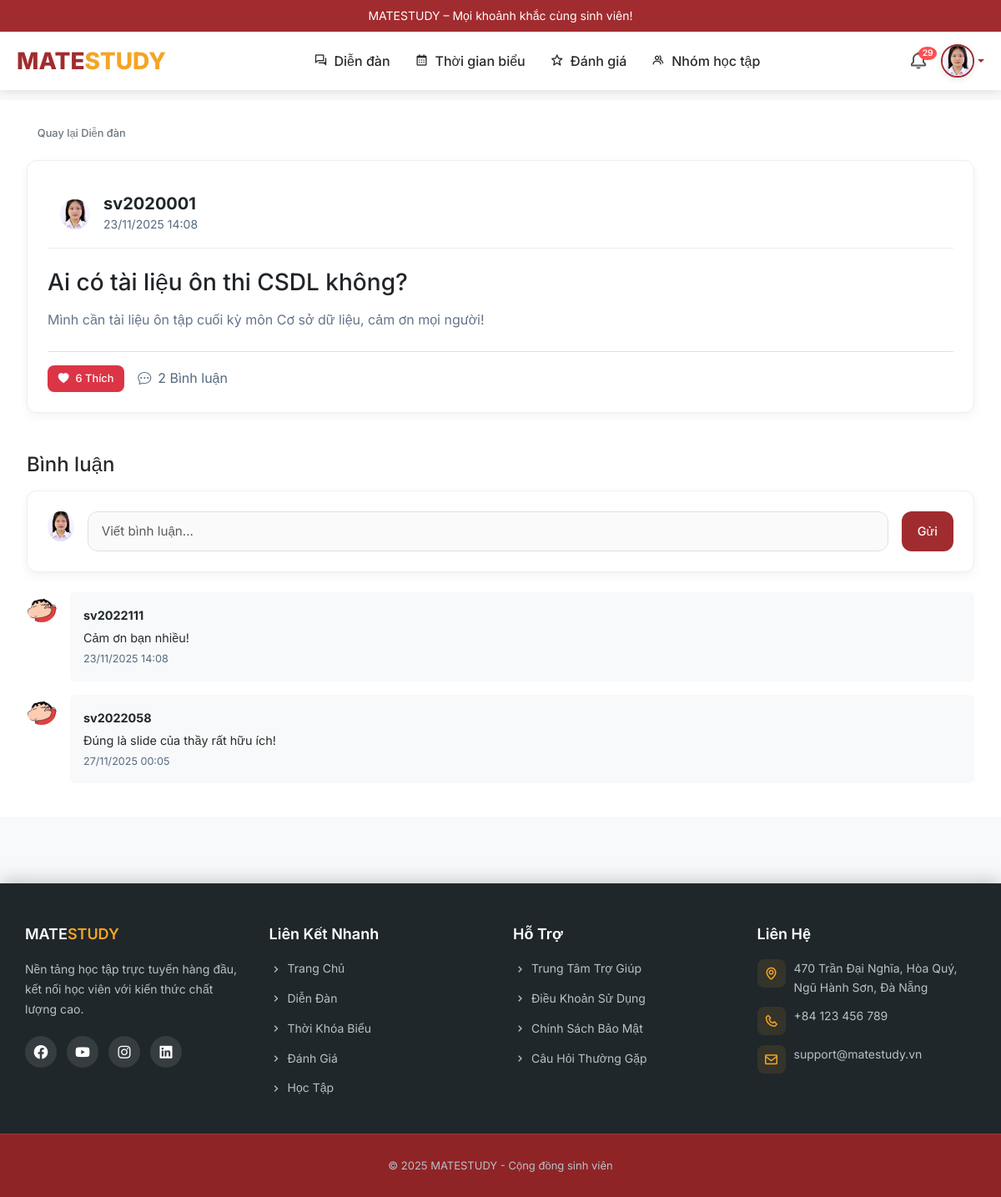
Screenshot of /php/sinhvien/blog_detail.php?id=1 (signed in) with the database file from the repository.
### tables this page shows
CREATE TABLE `nguoi_dung` (
  `id` bigint(20) UNSIGNED NOT NULL,
  `ten_dang_nhap` varchar(50) NOT NULL,
  `email` varchar(100) NOT NULL,
  `mat_khau` varchar(255) NOT NULL,
  `nien_khoa` year(4) DEFAULT NULL,
  `vai_tro` enum('sinh_vien','admin') DEFAULT 'sinh_vien',
  `trang_thai` enum('hoat_dong','bi_khoa','da_xoa') DEFAULT 'hoat_dong',
  `anh_dai_dien` varchar(255) DEFAULT NULL
);

CREATE TABLE `bai_viet_dien_dan` (
  `id` bigint(20) UNSIGNED NOT NULL,
  `tac_gia_id` bigint(20) UNSIGNED NOT NULL,
  `tieu_de` varchar(200) NOT NULL,
  `noi_dung` text NOT NULL,
  `file_dinh_kem` varchar(255) DEFAULT NULL,
  `trang_thai` enum('cho_duyet','da_duyet','bi_an') DEFAULT 'cho_duyet',
  `ngay_dang` timestamp NULL DEFAULT NULL,
  `category` enum('forum','news','market','job','lost','docs') DEFAULT 'forum'
);

CREATE TABLE `binh_luan_dien_dan` (
  `id` bigint(20) UNSIGNED NOT NULL,
  `bai_viet_id` bigint(20) UNSIGNED NOT NULL,
  `tac_gia_id` bigint(20) UNSIGNED NOT NULL,
  `noi_dung` text NOT NULL,
  `ngay_tao` timestamp NOT NULL DEFAULT current_timestamp()
);

### php/sinhvien/blog_detail.php (the view, shortened to what this page needs)
<?php
require_once('../config.php');
$user_id = $_SESSION['user_id'];
$post_id = (int)($_GET['id'] ?? 0);
function hien_thi_thoi_gian_tuong_doi($datetime)
{
    $thoi_gian_hien_tai = time();
    $thoi_gian_binh_luan = strtotime($datetime);
    $chenh_lech = $thoi_gian_hien_tai - $thoi_gian_binh_luan;
    return date("d/m/Y H:i", $thoi_gian_binh_luan);
}
$sql_lay_bai_viet = "SELECT bv.*, nd.ten_dang_nhap, nd.anh_dai_dien,
                     (SELECT COUNT(*) FROM luot_thich_bai_viet lt WHERE lt.bai_viet_id = bv.id) AS likes,
                     (SELECT COUNT(*) FROM luot_thich_bai_viet lt WHERE lt.bai_viet_id = bv.id AND lt.sinh_vien_id = $user_id) AS liked
                     FROM bai_viet_dien_dan bv
                     JOIN nguoi_dung nd ON bv.tac_gia_id = nd.id
                     WHERE bv.id = $post_id AND bv.trang_thai = 'da_duyet'";
$ket_qua_bai_viet = mysqli_query($conn, $sql_lay_bai_viet);
$bai_viet = mysqli_fetch_assoc($ket_qua_bai_viet);
$sql_lay_binh_luan = "SELECT bl.*, nd.ten_dang_nhap, nd.anh_dai_dien
                      FROM binh_luan_dien_dan bl
                      JOIN nguoi_dung nd ON bl.tac_gia_id = nd.id
                      WHERE bl.bai_viet_id = $post_id
                      ORDER BY bl.ngay_tao ASC";
$ket_qua_binh_luan = mysqli_query($conn, $sql_lay_binh_luan);
$sql_lay_avatar_user = "SELECT anh_dai_dien FROM nguoi_dung WHERE id = $user_id";
$avatar_user = mysqli_fetch_assoc(mysqli_query($conn, $sql_lay_avatar_user))['anh_dai_dien'];
$avatar = ($avatar_user && !str_contains($avatar_user, 'http')) ? "../../" . $avatar_user : ($avatar_user ?: "../images/default-avatar.png");
$duong_dan_avatar_tac_gia = $bai_viet['anh_dai_dien'];
$avatar_tac_gia = ($duong_dan_avatar_tac_gia && !str_contains($duong_dan_avatar_tac_gia, 'http'))
    ? "../../" . $duong_dan_avatar_tac_gia
    : ($duong_dan_avatar_tac_gia ?: "../images/default-avatar.png");
$da_thich = $bai_viet['liked'] > 0;
?>
<!DOCTYPE html>
<html lang="vi">
<head>
    <link rel="stylesheet" href="../../css/header-footer.css">
    <link rel="stylesheet" href="../../css/blog.css">
    <link rel="stylesheet" href="../../css/style.css">
</head>
<body>
    <?php include("../partials/header.php"); ?>
    <div class="container mt-4">
        <a href="blog.php" class="btn btn-outline-secondary btn-sm mb-3">Quay lại Diễn đàn</a>
        <div class="card shadow-sm">
            <div class="card-body">
                <div class="post-author-info d-flex gap-3 align-items-center mb-4">
                    <img src="<?php echo htmlspecialchars($avatar_tac_gia); ?>" class="comment-avatar" width="50" height="50" alt="Avatar">
                    <div>
                        <h5 class="mb-0 fw-bold"><?php echo htmlspecialchars($bai_viet['ten_dang_nhap']); ?></h5>
                        <small class="text-muted"><?php echo date('d/m/Y H:i', strtotime($bai_viet['ngay_dang'])); ?></small>
                    </div>
                </div>
                <h3 class="card-title mb-3"><?php echo htmlspecialchars($bai_viet['tieu_de']); ?></h3>
                <div class="post-content mb-4">
                    <?php echo nl2br(htmlspecialchars($bai_viet['noi_dung'])); ?>
                </div>
                <div class="d-flex gap-3 border-top pt-3 align-items-center">
                    <form method="POST" class="d-inline">
                        <button type="submit" name="like_post"
                            class="btn btn-sm <?php echo $da_thich ? 'btn-danger' : 'btn-outline-danger'; ?> d-flex align-items-center gap-2">
                            <i class="bi <?php echo $da_thich ? 'bi-heart-fill' : 'bi-heart'; ?>"></i>
                            <span><?php echo $bai_viet['likes']; ?> Thích</span>
                        </button>
                    </form>
                    <div class="d-flex align-items-center gap-2 text-muted">
                        <i class="bi bi-chat-dots"></i>
                        <span><?php echo mysqli_num_rows($ket_qua_binh_luan); ?> Bình luận</span>
                    </div>
                </div>
            </div>
        </div>
        <h4 class="mt-5 mb-3">Bình luận</h4>
        <div class="card card-body mb-4">
            <form method="POST" class="d-flex gap-3">
                <img src="<?php echo htmlspecialchars($avatar); ?>" class="comment-avatar" alt="Avatar">
                <input type="text" name="text" class="form-control" placeholder="Viết bình luận..." required>
                <button type="submit" name="add_comment" class="btn btn-primary">Gửi</button>
            </form>
        </div>
        <div class="comment-list">
            <?php if (mysqli_num_rows($ket_qua_binh_luan) == 0): ?>
                <p class="text-center text-muted py-3">Chưa có bình luận nào.</p>
            <?php else: ?>
                <?php while ($binh_luan = mysqli_fetch_assoc($ket_qua_binh_luan)):
                    $duong_dan_avatar_bl = $binh_luan['anh_dai_dien'];
                    $avatar_binh_luan = ($duong_dan_avatar_bl && !str_contains($duong_dan_avatar_bl, 'http'))
                        ? "../" . $duong_dan_avatar_bl
                        : ($duong_dan_avatar_bl ?: "../images/default-avatar.png");
                ?>
                    <div class="d-flex gap-3 mb-3 comment-item">
                        <img src="<?php echo htmlspecialchars($avatar_binh_luan); ?>" class="comment-avatar" alt="Avatar">
                        <div class="bg-light p-3 rounded flex-grow-1">
                            <div class="fw-bold mb-1"><?php echo htmlspecialchars($binh_luan['ten_dang_nhap']); ?></div>
                            <div><?php echo nl2br(htmlspecialchars($binh_luan['noi_dung'])); ?></div>
                            <small class="text-muted mt-1 d-block">
                                <?php echo hien_thi_thoi_gian_tuong_doi($binh_luan['ngay_tao']); ?>
                            </small>
                        </div>
                    </div>
                <?php endwhile; ?>
            <?php endif; ?>
        </div>
    </div>
    <?php include("../partials/footer.php"); ?>
</body>
</html>

### php/partials/header.php (shortened to what this page needs)
<?php
$user_id = $_SESSION['user_id'];
$vai_tro = $_SESSION['vai_tro'] ?? 'sinh_vien';
$query = "SELECT ten_dang_nhap, anh_dai_dien, email, nien_khoa FROM nguoi_dung WHERE id = ?";
$stmt = mysqli_prepare($conn, $query);
mysqli_stmt_bind_param($stmt, "i", $user_id);
mysqli_stmt_execute($stmt);
$result = mysqli_stmt_get_result($stmt);
$user = mysqli_fetch_assoc($result);
$is_admin = ($vai_tro === 'admin');
$is_top_level_php = (basename(getcwd()) === 'php');
$root_path = $is_top_level_php ? "../" : "../../";
if ($user['anh_dai_dien']) {
    $avatar_url = $root_path . htmlspecialchars($user['anh_dai_dien']);
} else {
    $avatar_url = $root_path . "images/avatars/avt.jpg";
}
$badge_html = "";
if (!$is_admin) {
    $notif_query = "SELECT COUNT(*) AS unread FROM thong_bao WHERE sinh_vien_id = ? AND da_doc = FALSE";
    $stmt2 = mysqli_prepare($conn, $notif_query);
    mysqli_stmt_bind_param($stmt2, "i", $user_id);
    mysqli_stmt_execute($stmt2);
    $notif_result = mysqli_stmt_get_result($stmt2);
    $unread_count = mysqli_fetch_assoc($notif_result)['unread'];
    if ($unread_count > 0) {
        $badge_html = "<span class='badge'>$unread_count</span>";
    }
}
?>
<header class="header">
    <div class="top-bar">
        MATESTUDY – Mọi khoảnh khắc cùng sinh viên!
    </div>
    <div class="main-header">
        <a href="<?php echo $root_path; ?>php/home.php" class="logo">MATE<span>STUDY</span></a>
        <nav class="nav-menu">
            <?php if ($is_admin): ?>
                <a href="<?php echo $root_path; ?>php/admin/manage_blog.php"><i class='bx bx-conversation me-2'></i>Quản lý diễn đàn</a>
                <a href="<?php echo $root_path; ?>php/admin/manage_data_learing.php"><i class='bx bx-data me-2'></i>Quản lý dữ liệu học tập</a>
                <a href="<?php echo $root_path; ?>php/admin/manage_review.php"><i class='bx bx-star me-2'></i>Quản lý đánh giá</a>
                <a href="<?php echo $root_path; ?>php/admin/manage_user.php"><i class='bx bx-user me-2'></i>Quản lý người dùng</a>
            <?php else: ?>
                <a href="<?php echo $root_path; ?>php/sinhvien/blog.php"><i class='bx bx-conversation me-2'></i>Diễn đàn</a>
                <a href="<?php echo $root_path; ?>php/sinhvien/calender.php"><i class='bx bx-calendar me-2'></i>Thời gian biểu</a>
                <a href="<?php echo $root_path; ?>php/sinhvien/review.php"><i class='bx bx-star me-2'></i>Đánh giá</a>
                <a href="<?php echo $root_path; ?>php/sinhvien/team.php"><i class='bx bx-group me-2'></i>Nhóm học tập</a>
            <?php endif; ?>
        </nav>
        <div class="<?= $is_admin ? 'admin-info dropdown' : 'user-actions' ?>">
            <?php if (!$is_admin): ?>
                <a href="<?php echo $root_path; ?>php/sinhvien/notification.php" class="notification" title="Thông báo">
                    <i class='bx bx-bell'></i>
                    <?= $badge_html ?>
                </a>
            <?php endif; ?>
            <div class="user-dropdown">
                <a href="#" class="dropdown-toggle d-flex align-items-center text-decoration-none" data-bs-toggle="dropdown">
                    <img src="<?= $avatar_url ?>" alt="Avatar" class="user-avatar rounded-circle" width="38" height="38">
                </a>
            </div>
        </div>
    </div>
</header>
<link href='https://unpkg.com/boxicons@2.1.4/css/boxicons.min.css' rel='stylesheet'>
<link href="https://cdn.jsdelivr.net/npm/bootstrap-icons@1.11.3/font/bootstrap-icons.css" rel="stylesheet">
<link href="https://cdn.jsdelivr.net/npm/bootstrap@5.3.3/dist/css/bootstrap.min.css" rel="stylesheet">
<link rel="stylesheet" href="<?php echo $root_path; ?>css/style.css">

### css/header-footer.css (style rules this page uses)
:root { --primary: #a12c2f; --primary-hover: #921f27; --text: #1f272b; --bg-light: #f8f9fa; }
html { height: 100%; }
body { font-family: 'Poppins', sans-serif; color: #2a2a2a; line-height: 1.6; min-height: 100%; display: flex; flex-direction: column; margin: 0; background-color: #f8f9fa; padding-top: 120px; }
.header { background: #fff; box-shadow: 0 4px 15px rgba(0,0,0,0.1); position: fixed; top: 0; left: 0; right: 0; z-index: 1000; width: 100%; transition: box-shadow 0.3s ease; }
.header .top-bar { background: var(--primary); color: #fff; padding: 10px 0; font-size: 14px; text-align: center; }
.main-header { max-width: 1200px; margin: 0 auto; padding: 0 20px; display: flex; align-items: center; justify-content: space-between; height: 70px; }
.logo { font-size: 28px; font-weight: 800; color: var(--primary); text-decoration: none; }
.logo span { color: #f5a425; }
.nav-menu { display: flex; gap: 30px; align-items: center; }
.nav-menu a { text-decoration: none; color: var(--text); font-weight: 500; transition: color 0.3s ease; }
.user-actions { display: flex; align-items: center; gap: 15px; }
.user-avatar { width: 40px; height: 40px; border-radius: 50%; object-fit: cover; border: 2px solid var(--primary); box-shadow: 0 2px 8px rgba(0,0,0,0.1); }
.bx-bell { font-size: 24px; color: #555; }

### css/blog.css (style rules this page uses)
:root { --primary: #991b1b; --success: #10b981; --danger: #ef4444; --warning: #f59e0b; --light: #f8fafc; --dark: #1e293b; --gray: #64748b; --border: #e2e8f0; --bg: #ffffff; }
* { font-family: 'Inter', sans-serif; }
body { min-height: 100vh; color: var(--dark); display: flex; flex-direction: column; }
.container { width: 100%; max-width: none !important; background: transparent; padding: 2rem 1rem; margin: 0 auto; }
.post-content { color: var(--gray); line-height: 1.6; margin-bottom: 1rem; }
.comment-item { display: flex; gap: 0.75rem; margin-bottom: 0.75rem; font-size: 0.9rem; }
.comment-avatar { width: 32px; height: 32px; border-radius: 50%; }
.container { padding: 3rem 2rem; }
.comment-avatar { width: 36px; height: 36px; border-radius: 50%; object-fit: cover; }
.post-author-info { padding: 15px; border-bottom: 1px solid #eee; }
.btn-danger { background-color: #dc3545; border-color: #dc3545; }

### rows the page displays
nguoi_dung: anh_dai_dien (picture)
bai_viet_dien_dan: tac_gia.anh_dai_dien (picture), tac_gia.ten_dang_nhap "sv2020001", ngay_dang "23/11/2025 14:08", tieu_de "Ai có tài liệu ôn thi CSDL không?", noi_dung "Mình cần tài liệu ôn tập cuối kỳ môn Cơ sở dữ liệu, cảm ơn mọi người!"
binh_luan_dien_dan: tac_gia.anh_dai_dien (picture), tac_gia.ten_dang_nhap "sv2022111", noi_dung "Cảm ơn bạn nhiều!", ngay_tao "23/11/2025 14:08"
binh_luan_dien_dan: tac_gia.anh_dai_dien (picture), tac_gia.ten_dang_nhap "sv2022058", noi_dung "Đúng là slide của thầy rất hữu ích!", ngay_tao "27/11/2025 00:05"

### other values shown
$unread_count "29"
$bai_viet['likes'] "6"
mysqli_num_rows($ket_qua_binh_luan) "2"
